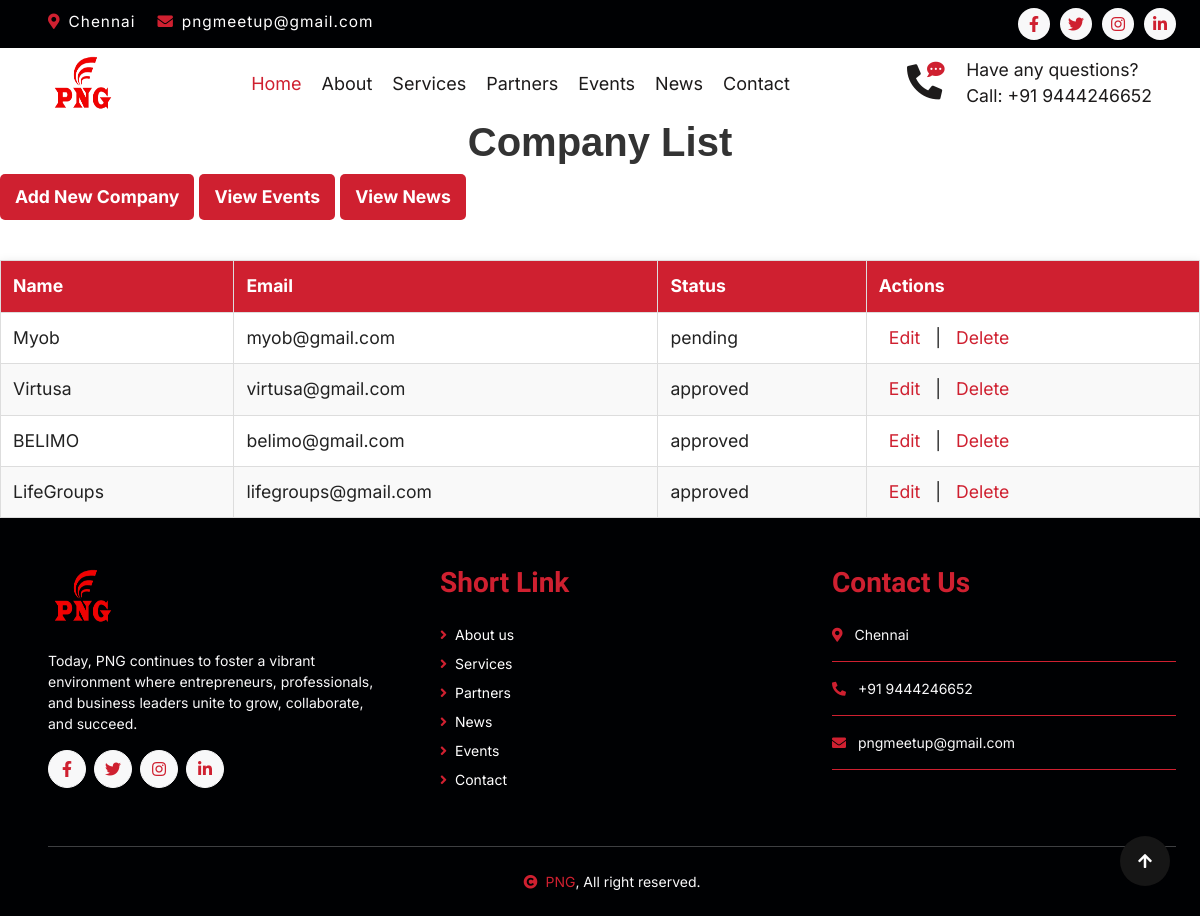
Page /companies/ (signed in) on the earlier database version.
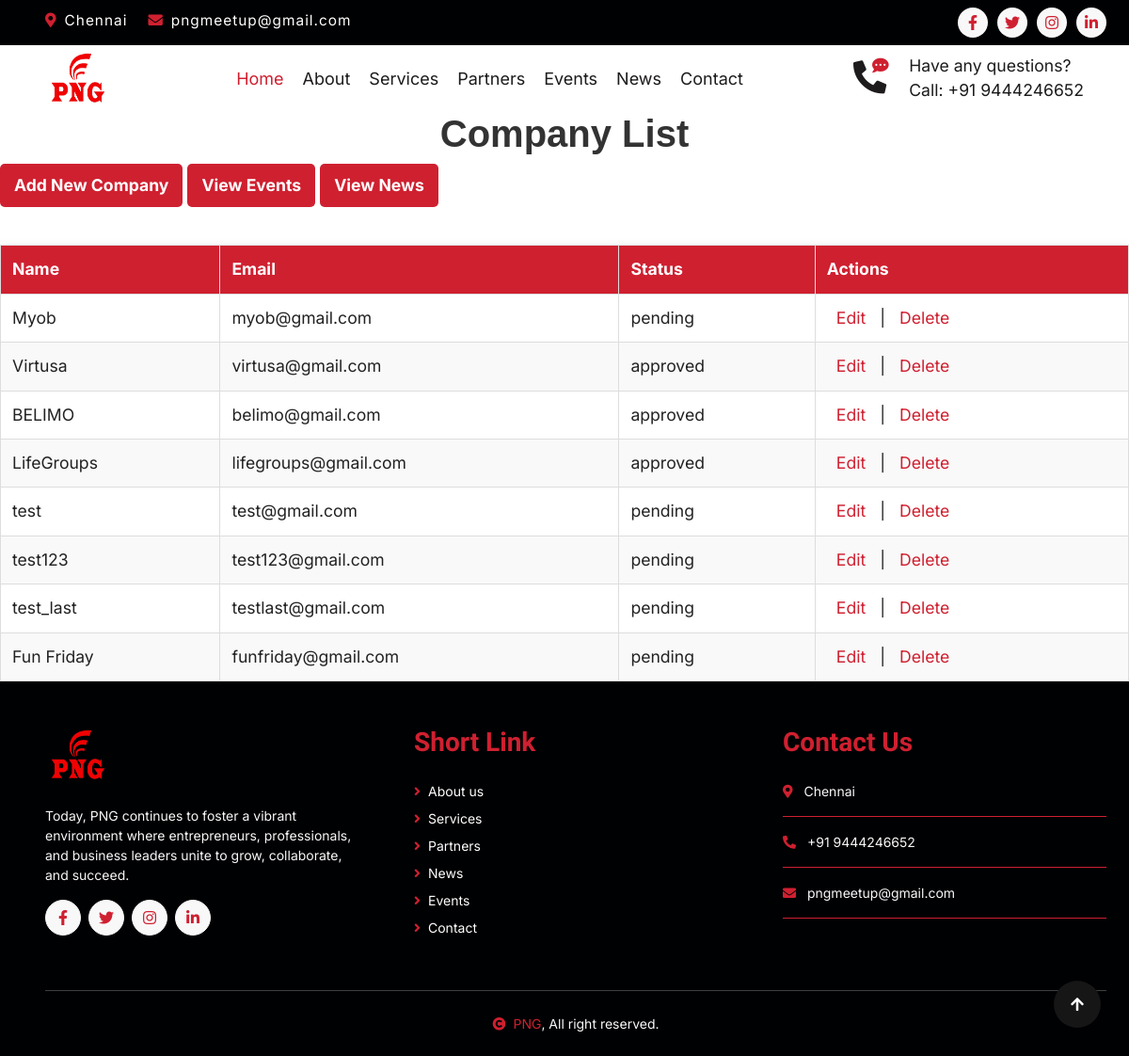
Same page on the later database version.
### registration_app/models.py (models this page shows, shortened)
class Company(models.Model):
    STATUS_CHOICES = [
        ('pending', 'Pending'),
        ('approved', 'Approved'),
        ('rejected', 'Rejected'),
    ]
    name = models.CharField(max_length=255)
    email = models.EmailField(unique=True, default='no-reply@example.com')
    password = models.CharField(max_length=128)
    logo = models.ImageField(upload_to='logos/')
    banner = models.ImageField(upload_to='banners/')
    banner_content=models.TextField(null=True, blank=True)
    linkedin_url = models.URLField(max_length=200, null=True, blank=True)
    facebook_url = models.URLField(max_length=200, null=True, blank=True)
    instagram_url = models.URLField(max_length=200, null=True, blank=True)
    youtube_url = models.URLField(max_length=200, null=True, blank=True)
    website_url = models.URLField(max_length=200, null=True, blank=True)
    title = models.TextField(null=True, blank=True)
    description = models.TextField()
    services = models.TextField(null=True, blank=True)
    status = models.CharField(max_length=10, choices=STATUS_CHOICES, default='pending')
    bullet_points = models.TextField(
        null=True,
        blank=True,
        help_text="Each new line starts with a bullet (*)."
    )
    created_by = models.ForeignKey(User, on_delete=models.CASCADE)

### registration_app/views.py (the view)
# urls.py: path('companies/', company_list, name='company_list'),
@login_required
@user_passes_test(is_superuser)
def company_list(request):
    companies = Company.objects.all()
    return render(request, 'company_list.html', {'companies': companies})

### registration_app/views.py (called while the page is built)
def is_superuser(user):
    return user.is_superuser

### templates/company_list.html (shortened to what this page needs)
{% extends 'base.html' %}
{% block content %}
    <h1>Company List</h1>
    <a href="{% url 'company_create' %}" class="company-button">Add New Company</a>
    <a href="{% url 'event_list' %}" class="company-button">View Events</a>
    <a href="{% url 'news_list' %}" class="company-button">View News</a>
    <table>
        <thead>
            <tr>
                <th>Name</th>
                <th>Email</th>
                <th>Status</th>
                <th>Actions</th>
            </tr>
        </thead>
        <tbody>
            {% for company in companies %}
                <tr>
                    <td>{{ company.name }}</td>
                    <td>{{ company.email }}</td>
                    <td>{{ company.status }}</td>
                    <td class="actions">
                        <a href="{% url 'company_update' company.pk %}">Edit</a> |
                        <a href="{% url 'company_delete' company.pk %}">Delete</a>
                    </td>
                </tr>
            {% endfor %}
        </tbody>
    </table>
{% endblock %}

### templates/base.html (shortened to what this page needs)
<!DOCTYPE html>
<html lang="en">
<head>
    {% load static %}
    <link href="https://cdnjs.cloudflare.com/ajax/libs/font-awesome/5.10.0/css/all.min.css" rel="stylesheet">
    <link href="https://cdn.jsdelivr.net/npm/bootstrap-icons@1.4.1/font/bootstrap-icons.css" rel="stylesheet">
    <link href="{% static 'png_static/lib/animate/animate.min.css' %}" rel="stylesheet">
    <link href="{% static 'png_static/lib/owlcarousel/assets/owl.carousel.min.css' %}" rel="stylesheet">
    <link href="{% static 'png_static/css/bootstrap.min.css' %}" rel="stylesheet">
    <link href="{% static 'png_static/css/style.css' %}" rel="stylesheet">
    <link href="{% static '/static_home/css/main1.css' %}" rel="stylesheet">
</head>
<body class="index-page">
<div class="container-fluid bg-dark py-2 d-none d-md-flex">
    <div class="container">
        <div class="d-flex justify-content-between topbar">
            <div class="top-info">
                <small class="me-3 text-white"><a href="#"><i class="fas fa-map-marker-alt me-2 text-secondary"></i></a>Chennai</small>
                <small class="me-3 text-white"><a href="#"><i class="fas fa-envelope me-2 text-secondary"></i></a>pngmeetup@gmail.com</small>
            </div>
            <div class="top-link">
                <a href="" class="bg-light nav-fill btn btn-sm-square rounded-circle"><i
                        class="fab fa-facebook-f text-primary"></i></a>
                <a href="" class="bg-light nav-fill btn btn-sm-square rounded-circle"><i
                        class="fab fa-twitter text-primary"></i></a>
                <a href="" class="bg-light nav-fill btn btn-sm-square rounded-circle"><i
                        class="fab fa-instagram text-primary"></i></a>
                <a href="" class="bg-light nav-fill btn btn-sm-square rounded-circle me-0"><i
                        class="fab fa-linkedin-in text-primary"></i></a>
            </div>
        </div>
    </div>
</div>
<div class="container-fluid bg-primary">
    <div class="container">
        <nav class="navbar navbar-dark navbar-expand-lg py-0">
            <a href="{% url 'index' %}" class="navbar-brand">
                <img src="{% static 'png_static\img\png_favicon.png' %}" style="height: 60px; width: 70px;">
            </a>
            <div class="collapse navbar-collapse bg-transparent" id="navbarCollapse">
                <div class="navbar-nav ms-auto mx-xl-auto p-0">
                    <a href="{% url 'index' %}" class="nav-item nav-link active text-secondary">Home</a>
                    <a href="{% url 'about' %}" class="nav-item nav-link">About</a>
                    <a href="{% url 'index' %}" class="nav-item nav-link">Services</a>
                    <a href="{% url 'partners' %}" class="nav-item nav-link">Partners</a>
                    <a href="{% url 'events' %}" class="nav-item nav-link">Events</a>
                    <a href="{% url 'news_new' %}" class="nav-item nav-link">News</a>
                    <a href="{% url 'index' %}" class="nav-item nav-link">Contact</a>
                </div>
            </div>
            <div class="d-none d-xl-flex flex-shirink-0">
                <div id="phone-tada" class="d-flex align-items-center justify-content-center me-4">
                    <a href="" class="position-relative animated tada infinite">
                        <i class="fa fa-phone-alt text-black fa-2x"></i>
                        <div class="position-absolute" style="top: -7px; left: 20px;">
                            <span><i class="fa fa-comment-dots text-secondary"></i></span>
                        </div>
                    </a>
                </div>
                <div class="d-flex flex-column pe-4">
                    <span class="text-white-50">Have any questions?</span>
                    <span class="text-black ">Call: +91 9444246652</span>
                </div>
            </div>
        </nav>
    </div>
</div>
    <main>
        {% block content %}
        {% endblock %}
    </main>
<div class="container-fluid footer bg-dark wow fadeIn" data-wow-delay=".3s">
    <div class="container pt-5 pb-4">
        <div class="row g-5">
            <div class="col-lg-4 col-md-6">
                <a href="{% url 'index' %}">
                    <img src="{% static 'png_static\img\png_favicon.png' %}" style="height: 60px; width: 70px;">
                </a>
                <p class="mt-4 text-light">Today, PNG continues to foster a vibrant environment where
                    entrepreneurs,
                    professionals, and business leaders unite to grow, collaborate, and succeed.</p>
                <div class="d-flex hightech-link">
                    <a href="" class="btn-light nav-fill btn btn-square rounded-circle me-2"><i
                            class="fab fa-facebook-f text-primary"></i></a>
                    <a href="" class="btn-light nav-fill btn btn-square rounded-circle me-2"><i
                            class="fab fa-twitter text-primary"></i></a>
                    <a href="" class="btn-light nav-fill btn btn-square rounded-circle me-2"><i
                            class="fab fa-instagram text-primary"></i></a>
                    <a href="" class="btn-light nav-fill btn btn-square rounded-circle me-0"><i
                            class="fab fa-linkedin-in text-primary"></i></a>
                </div>
            </div>
            <div class="col-lg-4 col-md-6">
                <h2 class="h3 text-secondary">Short Link</h2>
                <div class="mt-4 d-flex flex-column short-link justify-content-center">
                    <a href="{% url 'about' %}" class="mb-2 text-white"><i
                            class="fas fa-angle-right text-secondary me-2"></i>About
                        us</a>
                    <a href="#service" class="mb-2 text-white"><i
                            class="fas fa-angle-right text-secondary me-2"></i>Services</a>
                    <a href="{% url 'partners' %}" class="mb-2 text-white"><i
                            class="fas fa-angle-right text-secondary me-2"></i>Partners</a>
                    <a href="{% url 'news_new' %}" class="mb-2 text-white"><i
                            class="fas fa-angle-right text-secondary me-2"></i>News</a>
                    <a href="{% url 'events' %}" class="mb-2 text-white"><i
                            class="fas fa-angle-right text-secondary me-2"></i>Events</a>
                    <a href="#contact" class="mb-2 text-white"><i
                            class="fas fa-angle-right text-secondary me-2"></i>Contact</a>
                </div>
            </div>
            <div class="col-lg-4 col-md-6">
                <a href="#" class="h3 text-secondary">Contact Us</a>
                <div class="text-white mt-4 d-flex flex-column contact-link">
                    <a href="#!" class="pb-3 text-light border-bottom border-primary"><i
                            class="fas fa-map-marker-alt text-secondary me-2"></i> Chennai</a>
                    <a href="#!" class="py-3 text-light border-bottom border-primary"><i
                            class="fas fa-phone-alt text-secondary me-2"></i> +91 9444246652</a>
                    <a href="#!" class="py-3 text-light border-bottom border-primary"><i
                            class="fas fa-envelope text-secondary me-2"></i> pngmeetup@gmail.com</a>
                </div>
            </div>
        </div>
        <hr class="text-light mt-5 mb-4">
        <div class="row text-center">
                <span class="text-light"><a href="#" class="text-secondary"><i
                        class="fas fa-copyright text-secondary me-2"></i>PNG</a>, All right reserved.</span>
        </div>
    </div>
</div>
<a href="#" class="btn btn-secondary btn-square rounded-circle back-to-top"><i
        class="fa fa-arrow-up text-white"></i></a>
</body>
</html>

### static/png_static/css/style.css (style rules this page uses)
.text-black { color:#1d1b1b; }
.fadeIn { animation: fadeIn 1s ease-in-out; }
.btn { font-weight: 600; }
.btn-square { width: 38px; height: 38px; }
.btn-sm-square { width: 32px; height: 32px; }
.btn-square, .btn-sm-square, .btn-md-square, .btn-lg-square { padding: 0; display: flex; align-items: center; justify-content: center; font-weight: normal; }
.back-to-top { position: fixed; width: 50px; height: 50px; right: 30px; bottom: 30px; z-index: 99; }
.topbar .top-info { letter-spacing: 1px; }
.topbar .top-link { display: flex; align-items: center; justify-content: center; }
.topbar .top-link a { margin-right: 10px; }
.navbar .navbar-nav { padding: 15px 0; }
.navbar .navbar-nav .nav-link { padding: 10px; color: #1d1b1b; font-size: 18px; outline: none; }
.navbar .navbar-nav .nav-link:hover, .navbar .navbar-nav .nav-link.active { color: #cf2030 !important; }
.footer .short-link a, .footer .help-link a, .footer .contact-link a { transition: .5s; }

### static/static_home/css/main1.css (style rules this page uses)
:root { --background-color: #ffffff; --default-color: #222222; --heading-color: #172a28; --accent-color: #cf2030; --surface-color: #ffffff; --contrast-color: #ffffff; }
:root { --nav-color: #ffffff; --nav-hover-color: #cf2030; --nav-mobile-background-color: #ffffff; --nav-dropdown-background-color: #ffffff; --nav-dropdown-color: #01433c; --nav-dropdown-hover-color: #cf2030; }
:root { scroll-behavior: smooth; }
body { color: var(--default-color); background-color: var(--background-color); }
a { color: var(--accent-color); text-decoration: none; transition: 0.3s; }
h1, h2, h3, h4, h5, h6 { color: var(--heading-color); font-family: Tahoma, sans-serif }
.footer { color: var(--default-color); background-color: var(--background-color); font-size: 14px; position: relative; }

### templates/company_list.html (style rules this page uses)
table { width: 100%; border-collapse: collapse; margin-top: 20px; box-shadow: 0 2px 10px rgba(0, 0, 0, 0.1); }
th, td { padding: 12px; text-align: left; border: 1px solid #ddd; }
th { background-color: #cf2030; color: white; }
tr:nth-child(even) { background-color: #f9f9f9; }
.actions a { margin: 0 10px; }
.company-button { display: inline-block; padding: 10px 15px; background-color: #cf2030; color: white; text-align: center; border-radius: 5px; margin-bottom: 20px; font-weight: bold; }

Differences in the rows shown:
added Company: name "test", email "test@gmail.com", status "pending"
added Company: name "test123", email "test123@gmail.com", status "pending"
added Company: name "test_last", email "testlast@gmail.com", status "pending"
added Company: name "Fun Friday", email "funfriday@gmail.com", status "pending"
